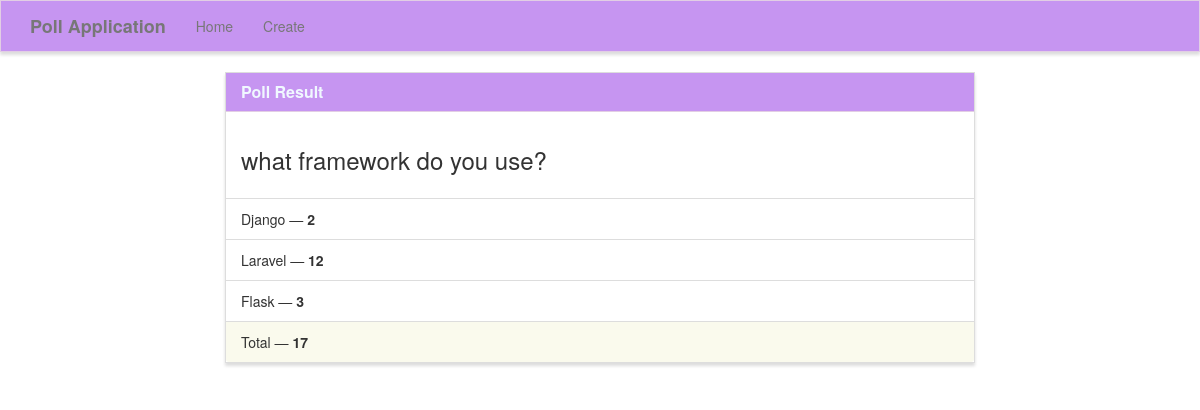
The app's page /results/1/ with its own data.
### poll/models.py (models this page shows)
class Poll(models.Model):
    question = models.TextField()
    option_one = models.CharField(max_length=30)
    option_two = models.CharField(max_length=30)
    option_three = models.CharField(max_length=30)
    option_one_count = models.IntegerField(default=0)
    option_two_count = models.IntegerField(default=0)
    option_three_count = models.IntegerField(default=0)
    def total(self):
        return self.option_one_count+self.option_two_count+self.option_three_count

### poll/views.py (the view)
# urls.py: path('results/<poll_id>/', poll_views.results, name='results')
def results(request, poll_id):
    poll = Poll.objects.get(pk=poll_id)
    context = {
        'poll' : poll
    }
    return render(request, 'poll/results.html', context)

### poll/templates/poll/results.html (shortened to what this page needs)
{% extends "poll/base.html" %}
{% block main %}
<div class="row">
    <div class="col-lg-8 col-lg-offset-2">
        <div class="panel panel-default">
            <div class="panel-heading">
                <h3 class="panel-title">Poll Result</h3>
            </div>
            <div class="panel-body">
                <h3>{{ poll.question }}</h3>
            </div>
            <ul class="list-group">
                <li class="list-group-item">{{ poll.option_one }} &mdash; <strong>{{ poll.option_one_count }}</strong></li>
                <li class="list-group-item">{{ poll.option_two }} &mdash; <strong>{{ poll.option_two_count }}</strong></li>
                <li class="list-group-item">{{ poll.option_three }} &mdash; <strong>{{ poll.option_three_count }}</strong></li>
            </ul>
            <div class="panel-footer">
                Total &mdash; <strong>{{ poll.total }}</strong>
            </div>
        </div>
    </div>
</div>
{% endblock %}

### poll/static/style.css (style rules this page uses)
.navbar-default, .btn, .form-control, .panel { border-radius: 0; }
.panel-default > .panel-heading { color: #333; background-color: rgba(174, 104, 236, 0.7); border-color: rgba(245, 245, 220, .6); border-top-left-radius: 0; border-top-right-radius: 0; }
.panel-footer { background-color: rgba(245, 245, 220, .5); border-color: rgba(245, 245, 220, .4); }
.panel { box-shadow: 0px 3px 3px 0px #ddd; }
a.navbar-brand, .panel-title { font-weight: bolder; color: aliceblue; }

### records on screen
Poll: question "what framework do you use?", option_one "Django", option_one_count "2", option_two "Laravel", option_two_count "12", option_three "Flask", option_three_count "3", total "17"
